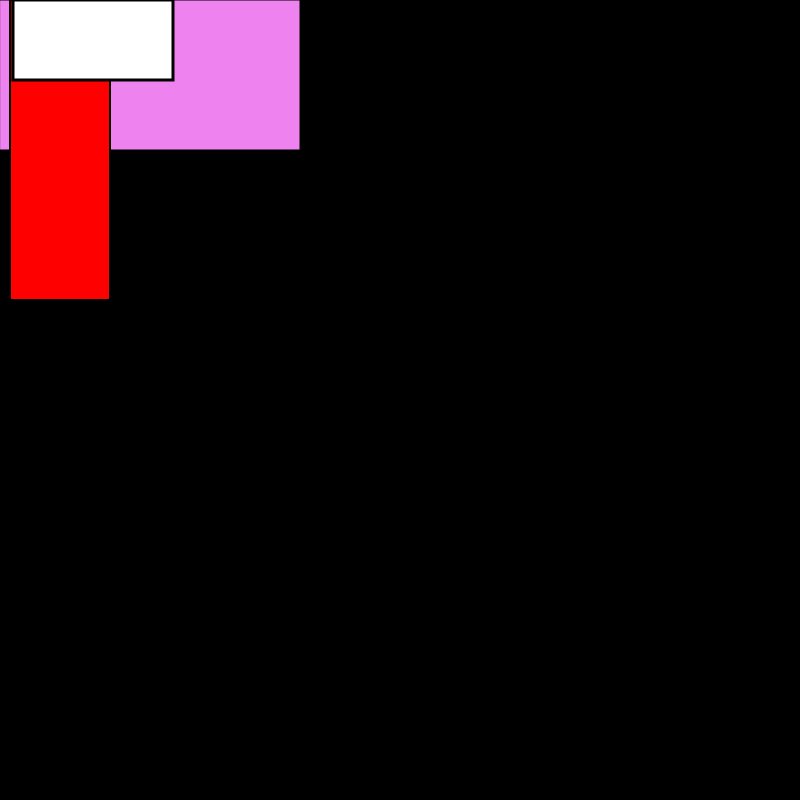
Frame 1 (no input)
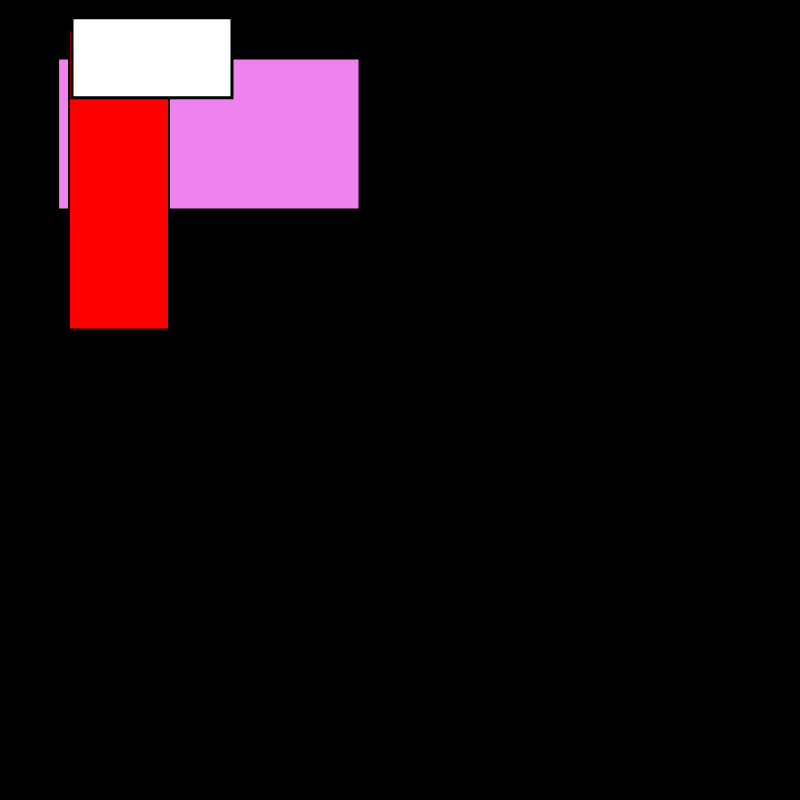
Frame 60 (no input)
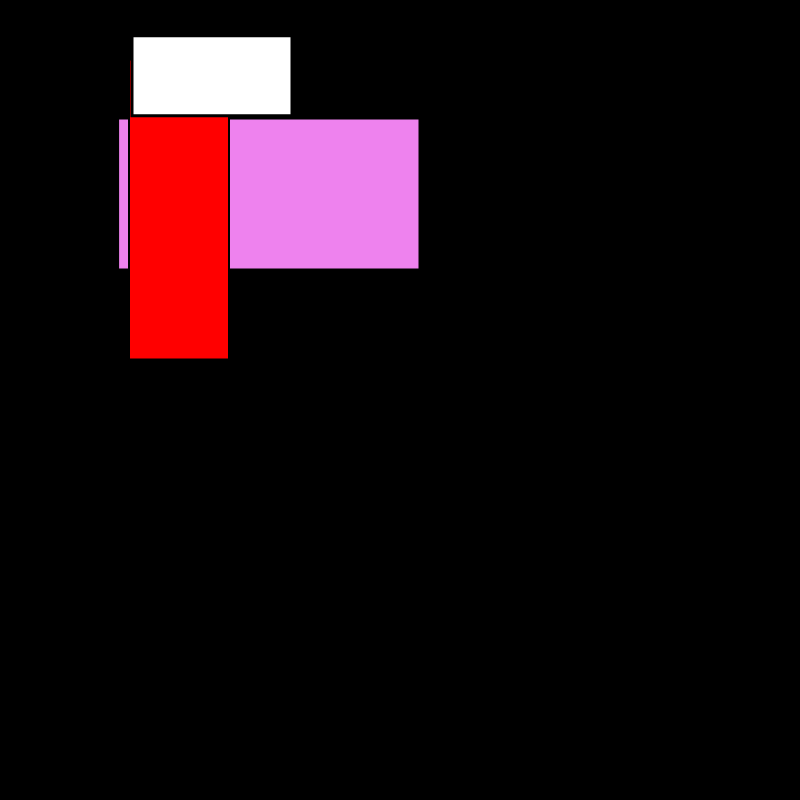
Frame 120 (the mouse pressed at the canvas centre since frame 60)

The p5.js sketch that drew these frames (run headless with seeded random() and noise() and a simulated clock; from frame 60 on, the mouse is pressed at the canvas centre):

// p5.js sketch
// ── sketch.js
//Change this to JSON object

let W = 800
let H = 800
 
let x = 0
let y = 0
let h = 150
let w = 300
let s = 1
let clr = "violet"

let x1 = 10
let y1 = 0
let h1 = 300
let w1 = 100
let s1 = 2 
let clr1 = "red"

let x2 = 13
let y2 = 0
let h2 = 80
let w2 = 160
let s2 = 3
let clr2 = "white"

function setup() {
    createCanvas(W, H)

}

function draw() {
    background("black")

    fill(clr)
    strokeWeight(s)
    rect(x, y, w, h)
    
    fill(clr1)
    strokeWeight(s1)
    rect(x1, y1, w1, h1)

    strokeWeight(s2)
    fill(clr2)
    rect(x2, y2, w2, h2)

    x++
    x1++
    x2++

    y++
    y1+=0.5
    y2+=0.3
}
